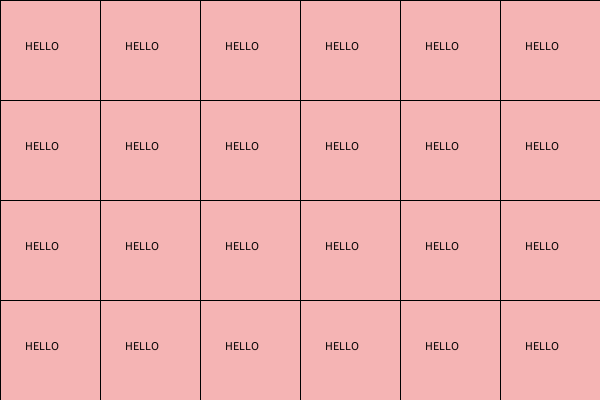
Frame 1 (no input)
Frame 60 (the mouse pressed at the canvas centre just before this capture): identical to frame 1, image omitted
Frame 120 (the mouse held since frame 60 and released just before this capture): identical to frame 1, image omitted

The Processing sketch that drew this single still picture (run headless with seeded random() and noise(); from frame 60 on, the mouse is pressed at the canvas centre):

// Processing sketch: week11_1
// ── week11_1.pde
void setup(){
 size(600,400); 
}
void draw(){
 background(255);
 for(int i=0;i<4;i++){
  for(int j=0;j<6;j++){
   fill(#F5B4B4); rect(j*100,i*100,100,100);
   fill(0); text("HELLO",j*100+25,i*100+50);
  }
 }
}
